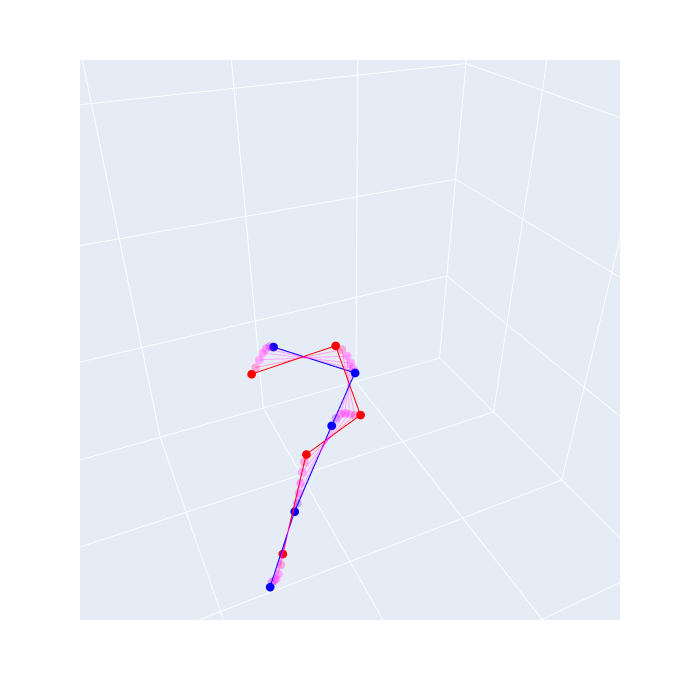

The cell this chart's notebook holds for it:
### Code cell
# view 2
fig2 = sim.visualise_simulation_evolution(
        configurations[5 * i : 5 * (i + 4) : 3],
        count,
        range_x=(-0.2, 2),
        range_y=(-0.2, 2),
        range_z=(-0.2, 2),
        # color_disc_map=lambda val: f"rgba({255*val}, 0, {255*(1.-val)}, {(np.sin(np.abs(val*np.pi - np.pi/2))**3 + 0.3)/1.5 })", #val*0.7+0.3
        color_disc_map=lambda val: f"rgba({255*val}, 0, {255*(1.-val)}, {np.piecewise(val, [val == 0. or val == 1., val != 0 and val != 1], [1, 0.3])})",
        show_legend=False,
    ).update_layout(
        scene=dict(
            xaxis=dict(range=[-2, 2], dtick=1),
            yaxis=dict(range=[-2, 2], dtick=1),
            zaxis=dict(range=[-2, 2], dtick=1),
            aspectmode="manual",
            aspectratio=dict(x=1, y=1, z=1),
        ),
        scene_camera=dict(eye=dict(x=0.35, y=0.75, z=0.55)))
fig2.show()
# fig2.write_image('plot2.pdf')

### Figure 1 — Plotly figure (JSON) as saved in the notebook; plotly's stock layout.template omitted (floating-point values rounded to 4 significant figures)
{"data": [{"hovertemplate": "color=0.0<br>X=%{x}<br>Y=%{y}<br>Z=%{z}<extra></extra>", "legendgroup": "0.0", "line": {"color": "rgba(0.0, 0, 255.0, 1.0)", "dash": "solid"}, "marker": {"size": 3, "symbol": "circle"}, "mode": "lines+markers", "name": "0.0", "scene": "scene", "showlegend": true, "type": "scatter3d", "x": [0.45, 0.1076, 0.4187, 0.7548, 1.004], "y": [-0.06615, 0.2949, 0.6846, 1.044, 1.458], "z": [0.03914, -0.009644, 0.02777, -0.0595, 0.07074]}, {"hovertemplate": "color=0.16666666666666666<br>X=%{x}<br>Y=%{y}<br>Z=%{z}<extra></extra>", "legendgroup": "0.16666666666666666", "line": {"color": "rgba(42.5, 0, 212.5, 0.3)", "dash": "solid"}, "marker": {"size": 3, "symbol": "circle"}, "mode": "lines+markers", "name": "0.16666666666666666", "scene": "scene", "showlegend": true, "type": "scatter3d", "x": [0.48, 0.09197, 0.3834, 0.7273, 0.9862], "y": [-0.04226, 0.2574, 0.6567, 1.006, 1.421], "z": [0.06513, -0.03293, 0.0423, -0.0565, 0.04538]}, {"hovertemplate": "color=0.3333333333333333<br>X=%{x}<br>Y=%{y}<br>Z=%{z}<extra></extra>", "legendgroup": "0.3333333333333333", "line": {"color": "rgba(85.0, 0, 170.00000000000003, 0.3)", "dash": "solid"}, "marker": {"size": 3, "symbol": "circle"}, "mode": "lines+markers", "name": "0.3333333333333333", "scene": "scene", "showlegend": true, "type": "scatter3d", "x": [0.51, 0.08181, 0.3467, 0.7054, 0.97], "y": [-0.01359, 0.2152, 0.6319, 0.9725, 1.394], "z": [0.07859, -0.04106, 0.03735, -0.03593, 0.01229]}, {"hovertemplate": "color=0.5<br>X=%{x}<br>Y=%{y}<br>Z=%{z}<extra></extra>", "legendgroup": "0.5", "line": {"color": "rgba(127.5, 0, 127.5, 0.3)", "dash": "solid"}, "marker": {"size": 3, "symbol": "circle"}, "mode": "lines+markers", "name": "0.5", "scene": "scene", "showlegend": true, "type": "scatter3d", "x": [0.54, 0.07727, 0.3139, 0.6863, 0.9541], "y": [0.01618, 0.1736, 0.6116, 0.9444, 1.366], "z": [0.07481, -0.03049, 0.01647, -0.006715, -0.02055]}, {"hovertemplate": "color=0.6666666666666666<br>X=%{x}<br>Y=%{y}<br>Z=%{z}<extra></extra>", "legendgroup": "0.6666666666666666", "line": {"color": "rgba(170.0, 0, 85.00000000000001, 0.3)", "dash": "solid"}, "marker": {"size": 3, "symbol": "circle"}, "mode": "lines+markers", "name": "0.6666666666666666", "scene": "scene", "showlegend": true, "type": "scatter3d", "x": [0.57, 0.08238, 0.2816, 0.6649, 0.9331], "y": [0.04323, 0.1366, 0.5951, 0.914, 1.33], "z": [0.05512, -0.004044, -0.01362, 0.02376, -0.04552]}, {"hovertemplate": "color=0.8333333333333333<br>X=%{x}<br>Y=%{y}<br>Z=%{z}<extra></extra>", "legendgroup": "0.8333333333333333", "line": {"color": "rgba(212.49999999999997, 0, 42.50000000000002, 0.3)", "dash": "solid"}, "marker": {"size": 3, "symbol": "circle"}, "mode": "lines+markers", "name": "0.8333333333333333", "scene": "scene", "showlegend": true, "type": "scatter3d", "x": [0.6, 0.102, 0.2455, 0.639, 0.9078], "y": [0.0641, 0.1083, 0.5818, 0.8774, 1.288], "z": [0.02638, 0.02849, -0.04353, 0.04465, -0.05097]}, {"hovertemplate": "color=1.0<br>X=%{x}<br>Y=%{y}<br>Z=%{z}<extra></extra>", "legendgroup": "1.0", "line": {"color": "rgba(255.0, 0, 0.0, 1.0)", "dash": "solid"}, "marker": {"size": 3, "symbol": "circle"}, "mode": "lines+markers", "name": "1.0", "scene": "scene", "showlegend": true, "type": "scatter3d", "x": [0.63, 0.1333, 0.2075, 0.6137, 0.8852], "y": [0.07611, 0.09222, 0.5725, 0.8411, 1.252], "z": [-0.00135, 0.05355, -0.064, 0.04947, -0.03889]}], "layout": {"height": 700, "legend": {"title": {"text": "color"}, "tracegroupgap": 0}, "margin": {"t": 60}, "scene": {"aspectmode": "manual", "aspectratio": {"x": 1, "y": 1, "z": 1}, "camera": {"eye": {"x": 0.35, "y": 0.75, "z": 0.55}}, "domain": {"x": [0, 1], "y": [0, 1]}, "xaxis": {"dtick": 1, "range": [-2, 2], "showgrid": true, "title": {"text": "X"}, "zeroline": true}, "yaxis": {"dtick": 1, "range": [-2, 2], "showgrid": true, "title": {"text": "Y"}, "zeroline": true}, "zaxis": {"dtick": 1, "range": [-2, 2], "showgrid": true, "title": {"text": "Z"}, "zeroline": true}}, "showlegend": false, "width": 700}}
